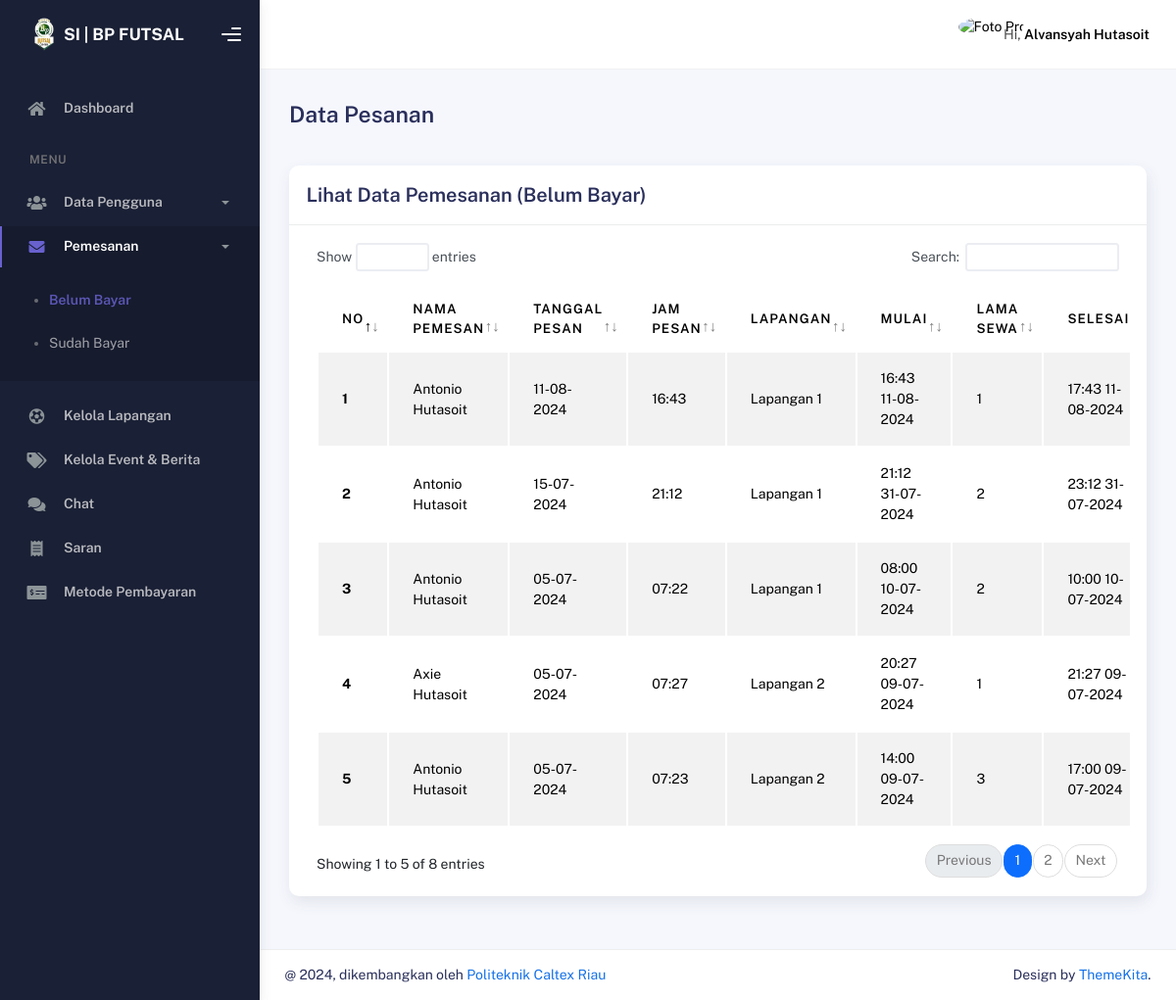
/admin/pesan.php (signed in), run on the app's committed database.
### tables this page shows
CREATE TABLE `sewa` (
  `id_sewa` int(11) NOT NULL,
  `id_user` int(11) NOT NULL,
  `id_lapangan` int(11) NOT NULL,
  `tanggal_pesan` date DEFAULT NULL,
  `jam_pesan` time NOT NULL,
  `lama_sewa` int(11) NOT NULL,
  `jam_mulai` datetime NOT NULL,
  `jam_habis` datetime NOT NULL,
  `harga` int(11) NOT NULL,
  `total` int(11) NOT NULL
);

CREATE TABLE `user` (
  `id_user` int(11) NOT NULL,
  `email` varchar(50) NOT NULL,
  `password` varchar(32) NOT NULL,
  `no_handphone` varchar(20) NOT NULL,
  `jenis_kelamin` varchar(10) NOT NULL,
  `nama_lengkap` varchar(60) NOT NULL,
  `alamat` text NOT NULL,
  `foto` text NOT NULL
);

CREATE TABLE `lapangan` (
  `id_lapangan` int(11) NOT NULL,
  `nama` varchar(35) NOT NULL,
  `keterangan` text NOT NULL,
  `harga1` int(11) NOT NULL,
  `harga2` int(11) NOT NULL,
  `harga3` int(11) NOT NULL,
  `foto` text NOT NULL
);

### functions.php (called while the page is built, shortened)
<?php
$conn = mysqli_connect("localhost", "root", "", "dbfutsal1");
function query($query)
{
  global $conn;
  $result = mysqli_query($conn, $query);
  $rows = [];
  while ($row = mysqli_fetch_assoc($result)) {
      $rows[] = $row;
  }
  return $rows;
}

### admin/pesan.php (the view, shortened to what this page needs)
<?php
require "../functions.php";
$pesan = query("SELECT sewa.*, lapangan.nama, user.nama_lengkap
                FROM sewa
                JOIN lapangan ON sewa.id_lapangan = lapangan.id_lapangan
                JOIN user ON sewa.id_user = user.id_user
                WHERE id_sewa NOT IN (SELECT id_sewa FROM bayar WHERE konfirmasi = 'Sudah Bayar' OR konfirmasi = 'Terkonfirmasi')
                ORDER BY tanggal_pesan DESC, jam_mulai DESC");
?>
<!DOCTYPE html>
<html lang="en">
<head>
    <link rel="stylesheet" href="assets/css/bootstrap.min.css" />
    <link rel="stylesheet" href="assets/css/plugins.min.css" />
    <link rel="stylesheet" href="assets/css/kaiadmin.min.css" />
    <link rel="stylesheet" href="assets/css/demo.css" />
</head>
<body>
    <div class="wrapper">
        <div class="sidebar" data-background-color="dark">
            <div class="sidebar-logo">
                <div class="logo-header" data-background-color="dark">
                    <a href="beranda.php" class="logo" style="color: #ffffff; font-weight:bold;">
                        <img src="../img/logo-bpfutsalcenter.png" alt="navbar brand" class="navbar-brand"
                            height="40" />
                        SI | BP FUTSAL
                    </a>
                    <div class="nav-toggle">
                        <button class="btn btn-toggle toggle-sidebar">
                            <i class="gg-menu-right"></i>
                        </button>
                    </div>
                </div>
            </div>
            <div class="sidebar-wrapper scrollbar scrollbar-inner">
                <div class="sidebar-content">
                    <ul class="nav nav-secondary">
                        <li class="nav-item">
                            <a href="beranda.php" class="collapsed" aria-expanded="false">
                                <i class="fas fa-home"></i>
                                <p>Dashboard</p>
                            </a>
                        </li>
                        <li class="nav-section">
                            <h4 class="text-section">MENU</h4>
                        </li>
                        <li class="nav-item">
                            <a data-bs-toggle="collapse" href="#pengguna">
                                <i class="fas fa-users"></i>
                                <p>Data Pengguna</p>
                                <span class="caret"></span>
                            </a>
                        </li>
                        <li class="nav-item active submenu">
                            <a data-bs-toggle="collapse" href="#pesan">
                                <i class="fas fa-envelope"></i>
                                <p>Pemesanan</p>
                                <span class="caret"></span>
                            </a>
                            <div class="collapse show" id="pesan">
                                <ul class="nav nav-collapse">
                                    <li class="active">
                                        <a href="pesan.php">
                                            <span class="sub-item">Belum Bayar</span>
                                        </a>
                                    </li>
                                    <li>
                                        <a href="bayar.php">
                                            <span class="sub-item">Sudah Bayar</span>
                                        </a>
                                    </li>
                                </ul>
                            </div>
                        </li>
                        <li class="nav-item">
                            <a href="lapangan.php">
                                <i class="fas fa-futbol"></i>
                                <p>Kelola Lapangan</p>
                            </a>
                        </li>
                        <li class="nav-item">
                            <a href="event.php">
                                <i class="fas fa-tags"></i>
                                <p>Kelola Event & Berita</p>
                            </a>
                        </li>
                        <li class="nav-item">
                            <a href="chat.php">
                                <i class="fas fa-comments"></i>
                                <p>Chat</p>
                            </a>
                        </li>
                        <li class="nav-item">
                            <a href="saran.php">
                                <i class="fas fa-receipt"></i>
                                <p>Saran</p>
                            </a>
                        </li>
                        <li class="nav-item">
                            <a href="metode.php">
                                <i class="fas fa-money-check-alt"></i>
                                <p>Metode Pembayaran</p>
                            </a>
                        </li>
                    </ul>
                </div>
            </div>
        </div>
        <div class="main-panel">
            <div class="main-header">
                <nav class="navbar navbar-header navbar-header-transparent navbar-expand-lg border-bottom">
                    <div class="container-fluid">
                        <ul class="navbar-nav topbar-nav ms-md-auto align-items-center">
                            <li class="nav-item topbar-user dropdown hidden-caret">
                                <a class="dropdown-toggle profile-pic" data-bs-toggle="dropdown" href="#"
                                    aria-expanded="false">
                                    <div class="avatar-sm">
                                        <img src="../img/<?= $_SESSION['foto']; ?>" alt="Foto Profil"
                                            class="avatar-img rounded-circle" />
                                    </div>
                                    <span class="profile-username">
                                        <span class="op-7">Hi,</span>
                                        <span class="fw-bold"><?= $_SESSION["nama"]; ?></span>
                                    </span>
                                </a>
                            </li>
                        </ul>
                    </div>
                </nav>
            </div>
            <div class="container">
                <div class="page-inner">
                    <div class="d-flex align-items-left align-items-md-center flex-column flex-md-row pt-2 pb-4">
                        <div>
                            <h3 class="fw-bold mb-3">Data Pesanan</h3>
                        </div>
                    </div>
                    <div class="row">
                        <div class="col-md-12">
                            <div class="card">
                                <div class="card-header">
                                    <div class="d-flex align-items-center">
                                        <h4 class="card-title">Lihat Data Pemesanan (Belum Bayar)</h4>
                                    </div>
                                </div>
                                <div class="card-body">
                                    <div class="table-responsive">
                                        <table id="add-row" class="display table table-striped table-hover">
                                            <thead>
                                                <tr>
                                                    <th>No</th>
                                                    <th>Nama Pemesan</th>
                                                    <th>Tanggal Pesan</th>
                                                    <th>Jam Pesan</th>
                                                    <th>Lapangan</th>
                                                    <th>Mulai</th>
                                                    <th>Lama Sewa</th>
                                                    <th>Selesai</th>
                                                </tr>
                                            </thead>
                                            <tbody>
                                                    <?php $i = 1; ?>
                                                    <?php foreach ($pesan as $row) : ?>
                                                        <tr>
                                                        <th scope="row"><?= $i++; ?></th>
                                                        <td><?= $row["nama_lengkap"]; ?></td>
                                                        <td><?= date("d-m-Y", strtotime($row["tanggal_pesan"])); ?></td>
                                                        <td><?= date("H:i", strtotime($row['jam_pesan'])) ?></td>
                                                        <td><?= $row["nama"]; ?></td>
                                                        <td><?= date("H:i d-m-Y", strtotime($row["jam_mulai"])); ?></td>
                                                        <td><?= $row["lama_sewa"]; ?></td>
                                                        <td><?= date("H:i d-m-Y", strtotime($row["jam_habis"])); ?></td>
                                                    </tr>
                                                <?php endforeach; ?>
                                            </tbody>
                                        </table>
                                    </div>
                                </div>
                            </div>
                        </div>
                    </div>
                </div>
                <footer class="footer">
                    <div class="container-fluid d-flex justify-content-between">
                        <div class="copyright">
                        @ 2024, dikembangkan oleh
                        <a href="https://pcr.ac.id/">Politeknik Caltex Riau</a>
                        </div>
                        <div>
                        Design by
                        <a target="_blank" href="https://www.themekita.com/demo-kaiadmin-lite-bootstrap-dashboard/livepreview/demo1/">ThemeKita</a>.
                        </div>
                    </div>
                </footer>
            </div>
        </div>
</body>
</html>

### data on the page
sewa: id_user.nama_lengkap "Antonio Hutasoit", tanggal_pesan "11-08-2024", jam_pesan "16:43", id_lapangan.nama "Lapangan 1", jam_mulai "16:43 11-08-2024", lama_sewa "1", jam_habis "17:43 11-08-2024"
sewa: id_user.nama_lengkap "Antonio Hutasoit", tanggal_pesan "15-07-2024", jam_pesan "21:12", id_lapangan.nama "Lapangan 1", jam_mulai "21:12 31-07-2024", lama_sewa "2", jam_habis "23:12 31-07-2024"
sewa: id_user.nama_lengkap "Antonio Hutasoit", tanggal_pesan "05-07-2024", jam_pesan "07:22", id_lapangan.nama "Lapangan 1", jam_mulai "08:00 10-07-2024", lama_sewa "2", jam_habis "10:00 10-07-2024"
sewa: id_user.nama_lengkap "Axie Hutasoit", tanggal_pesan "05-07-2024", jam_pesan "07:27", id_lapangan.nama "Lapangan 2", jam_mulai "20:27 09-07-2024", lama_sewa "1", jam_habis "21:27 09-07-2024"
sewa: id_user.nama_lengkap "Antonio Hutasoit", tanggal_pesan "05-07-2024", jam_pesan "07:23", id_lapangan.nama "Lapangan 2", jam_mulai "14:00 09-07-2024", lama_sewa "3", jam_habis "17:00 09-07-2024"

### other printed values
$_SESSION["nama"] "Alvansyah Hutasoit"
